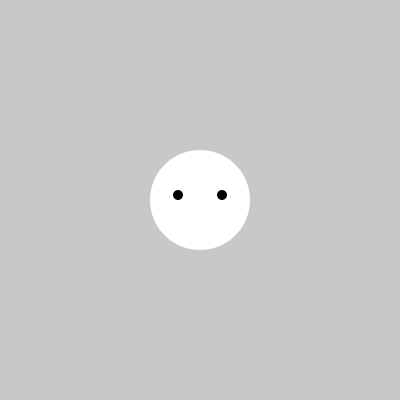
Frame 1 (no input)
Frame 60 (the mouse pressed at the canvas centre just before this capture): identical to frame 1, image omitted
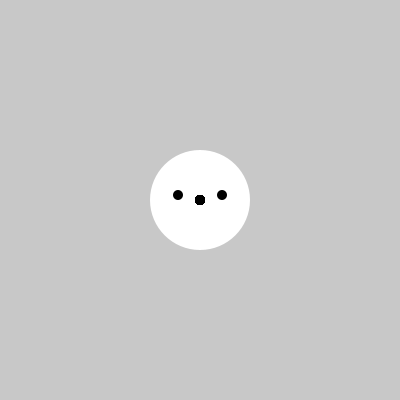
Frame 120 (the mouse held since frame 60 and released just before this capture)

The Processing sketch that drew these frames (run headless with seeded random() and noise(); from frame 60 on, the mouse is pressed at the canvas centre):

// Processing sketch: Hair_paintbrush
// ── Hair_paintbrush.pde
void setup() {
  size(400, 400);
  noStroke();
  background(200);  
  fill(255);
  circle(width/2, height/2, 100);
  fill(0);
  circle(width/2-22, height/2-5, 10);
  circle(width/2+22, height/2-5, 10);
}

void draw() {
  if (mousePressed) {
    circle(mouseX, mouseY, 10);
  }
}
